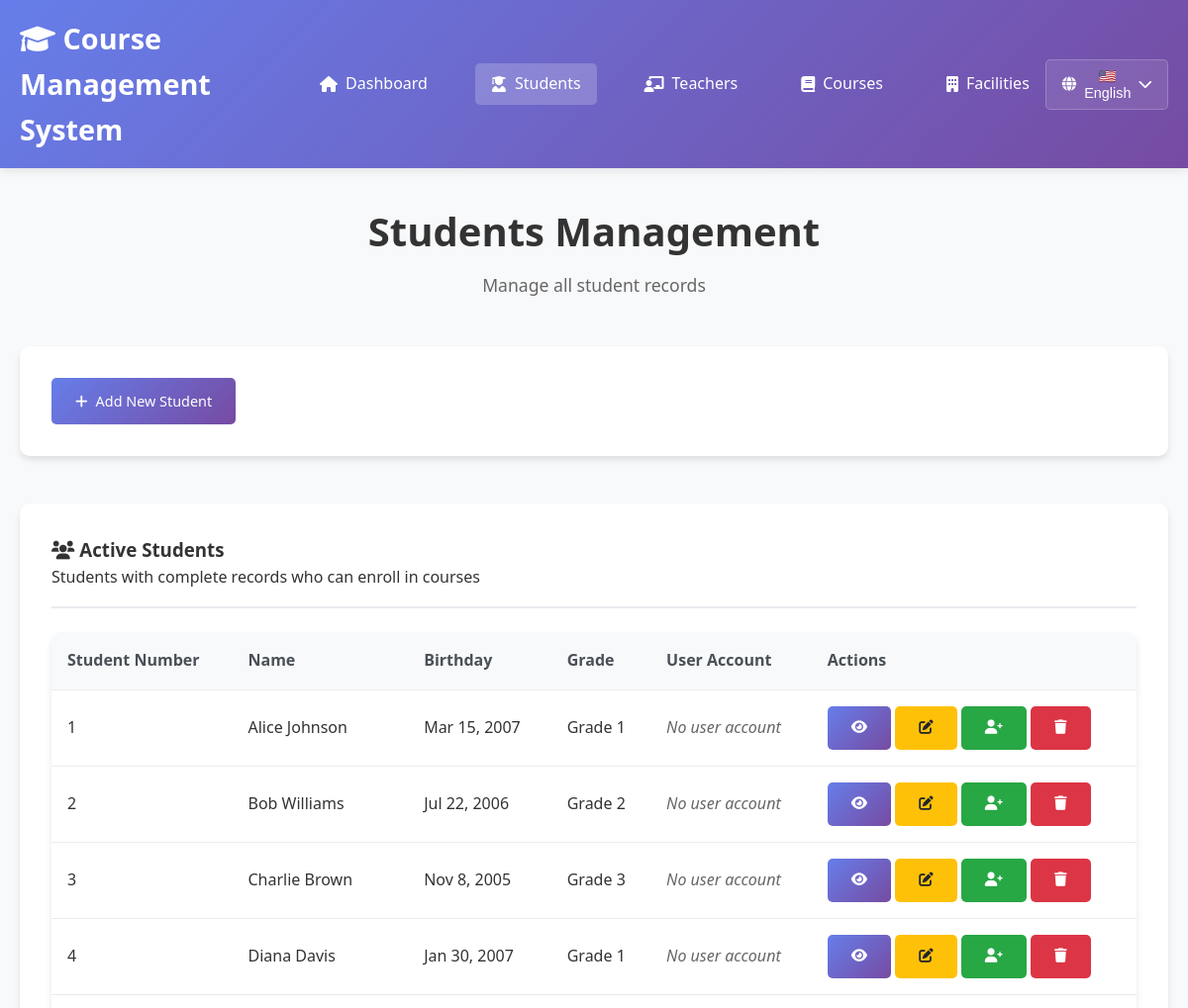
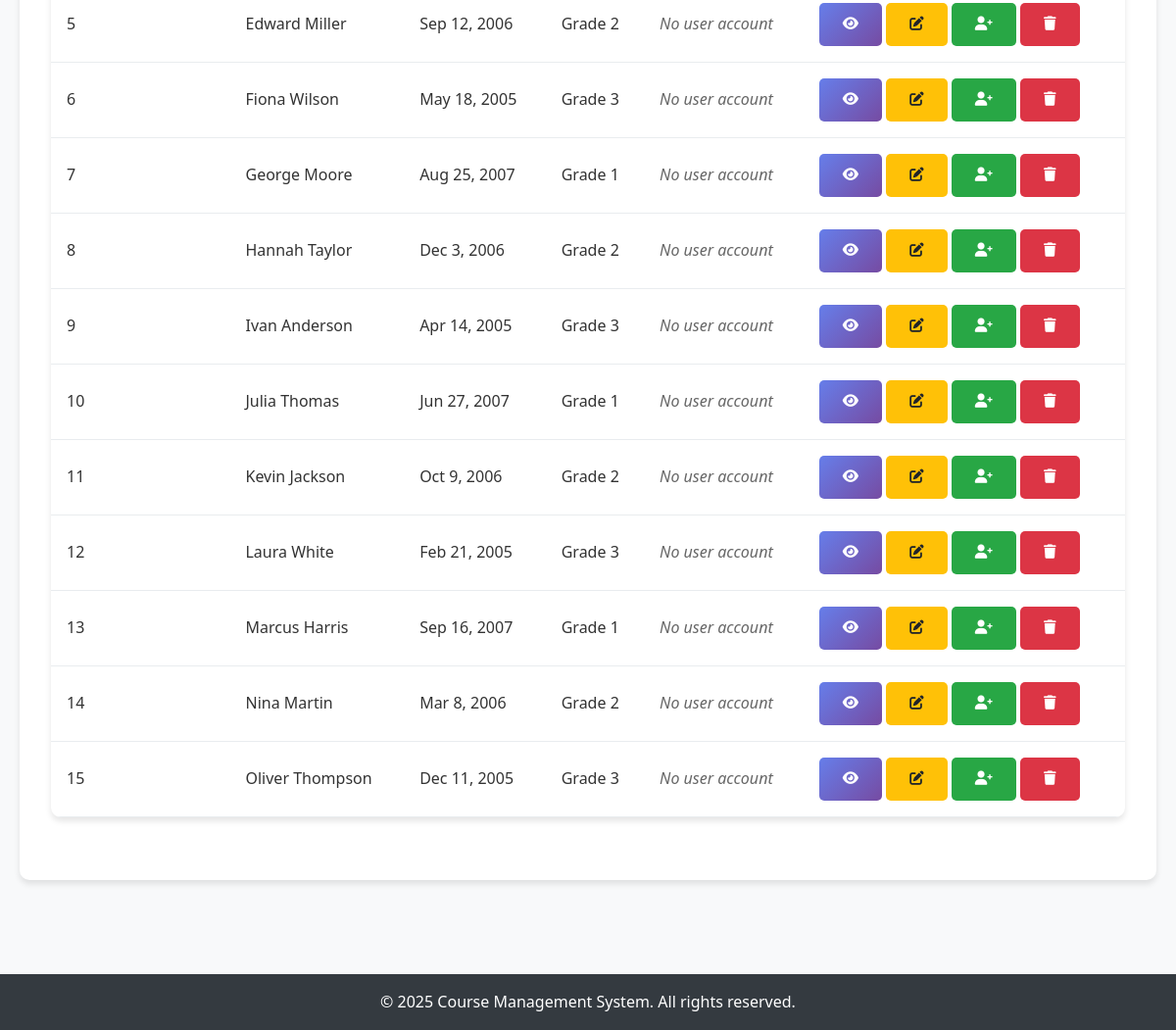
The page /students/index.php on the database as committed earlier (2 pictures, top to bottom).
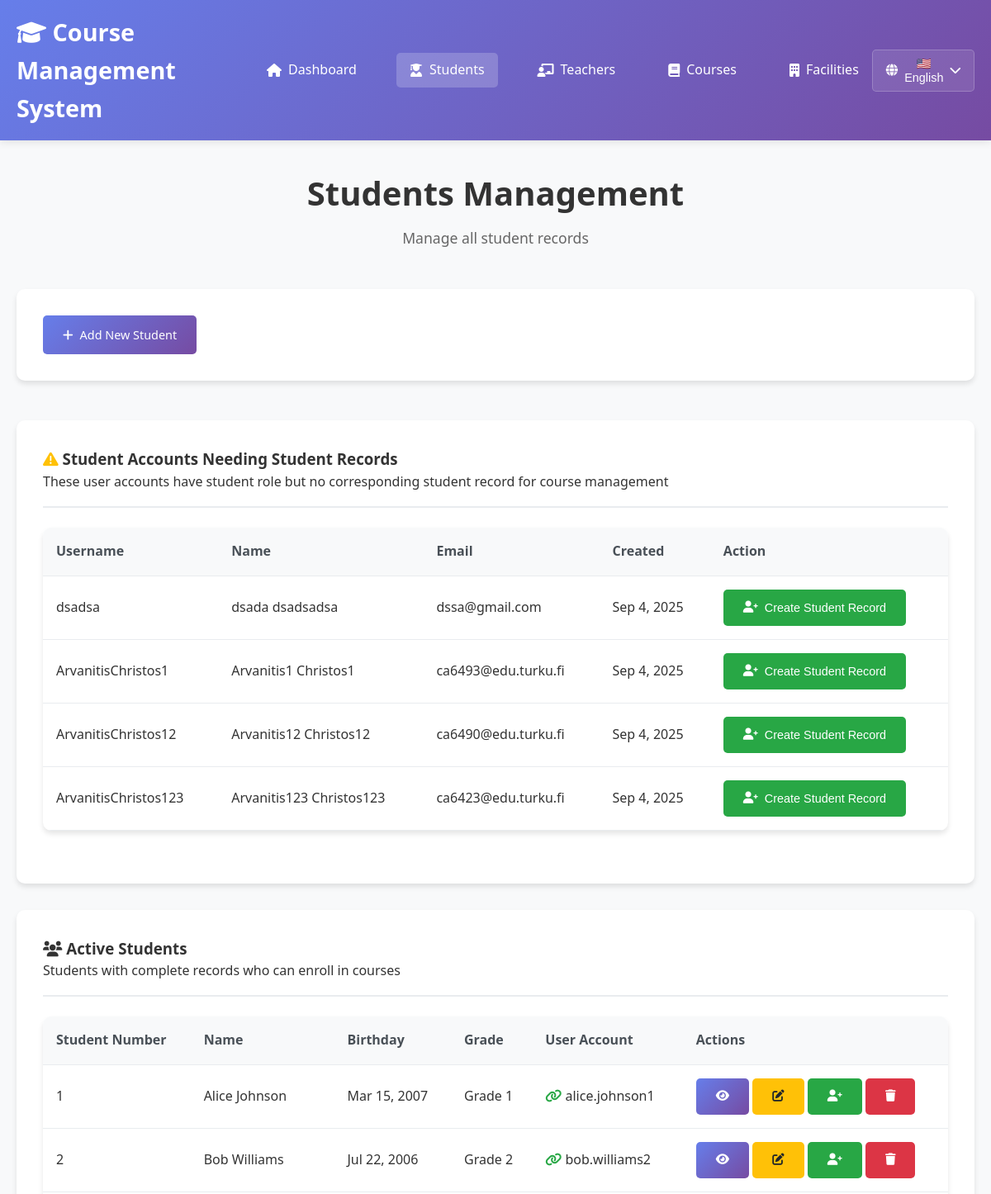
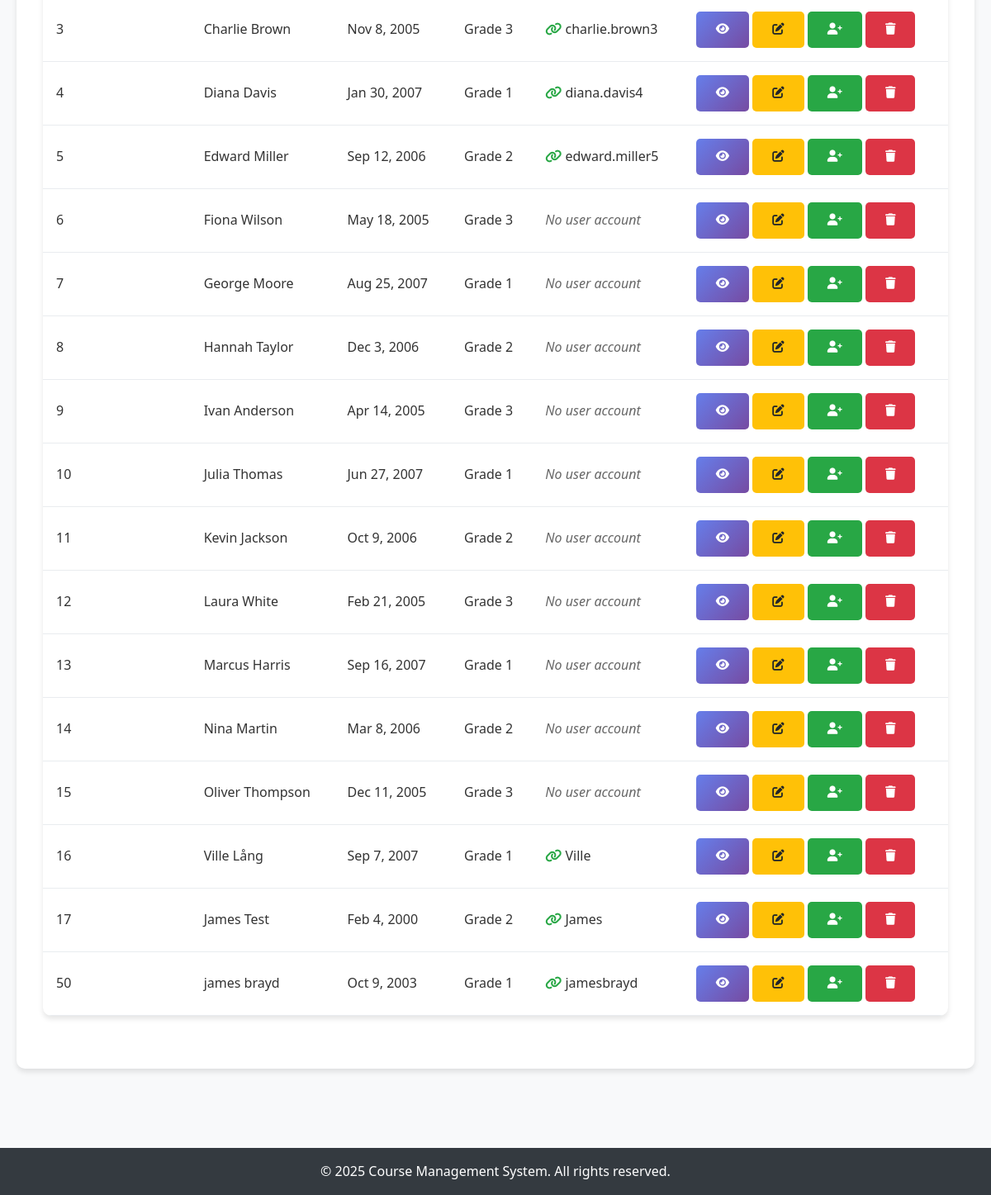
The same page on the database as committed later (2 pictures, top to bottom).
### tables this page shows
CREATE TABLE `students` (
  `student_number` int(11) NOT NULL,
  `first_name` varchar(50) NOT NULL,
  `surname` varchar(50) NOT NULL,
  `birthday` date NOT NULL,
  `grade` int(11) NOT NULL
);

CREATE TABLE `users` (
  `id` int(11) NOT NULL,
  `username` varchar(50) NOT NULL,
  `email` varchar(100) NOT NULL,
  `password_hash` varchar(255) NOT NULL,
  `role` enum('admin','teacher','student','staff') DEFAULT 'student',
  `student_id` int(11) DEFAULT NULL,
  `teacher_id` int(11) DEFAULT NULL,
  `first_name` varchar(50) NOT NULL,
  `last_name` varchar(50) NOT NULL,
  `created_at` timestamp NOT NULL DEFAULT current_timestamp(),
  `last_login` timestamp NULL DEFAULT NULL,
  `is_active` tinyint(1) DEFAULT 1
);

### config/database.php (called while the page is built, shortened)
<?php
function executeQuery($pdo, $sql, $params = []) {
    try {
        $stmt = $pdo->prepare($sql);
        $stmt->execute($params);
        return $stmt;
    } catch(PDOException $e) {
        throw new Exception("Query failed: " . $e->getMessage());
    }
}
function getAllRecords($pdo, $table) {
    $stmt = executeQuery($pdo, "SELECT * FROM $table");
    return $stmt->fetchAll();
}
?>

### students/index.php (the view, shortened to what this page needs)
<?php
require_once '../config/database.php';
try {
    $students = getAllRecords($pdo, 'students');
} catch(Exception $e) {
    $error = "Error loading students: " . $e->getMessage();
}
try {
    $sql = "SELECT u.* FROM users u
            LEFT JOIN students s ON u.student_id = s.student_number
            WHERE u.role = 'student' AND u.student_id IS NULL";
    $stmt = executeQuery($pdo, $sql);
    $unlinkedStudentUsers = $stmt->fetchAll();
} catch(Exception $e) {
    $unlinkedStudentUsers = [];
}
?>
<!DOCTYPE html>
<html lang="en">
<head>
    <link rel="stylesheet" href="../css/style.css">
    <link href="https://cdnjs.cloudflare.com/ajax/libs/font-awesome/6.0.0/css/all.min.css" rel="stylesheet">
</head>
<body>
    <header>
        <nav class="navbar">
            <div class="nav-container">
                <h1><i class="fas fa-graduation-cap"></i> Course Management System</h1>
                <ul class="nav-menu">
                    <li><a href="../index.php"><i class="fas fa-home"></i> Dashboard</a></li>
                    <li><a href="index.php" class="active"><i class="fas fa-user-graduate"></i> Students</a></li>
                    <li><a href="../teachers/index.php"><i class="fas fa-chalkboard-teacher"></i> Teachers</a></li>
                    <li><a href="../courses/index.php"><i class="fas fa-book"></i> Courses</a></li>
                    <li><a href="../facilities/index.php"><i class="fas fa-building"></i> Facilities</a></li>
                </ul>
            </div>
        </nav>
    </header>
    <main class="main-content">
        <div class="container">
            <div class="dashboard-header">
                <h2>Students Management</h2>
                <p>Manage all student records</p>
            </div>
            <div class="quick-actions">
                <a href="add.php" class="btn btn-primary">
                    <i class="fas fa-plus"></i> Add New Student
                </a>
            </div>
            <?php if (count($unlinkedStudentUsers) > 0): ?>
                <div class="detail-card" style="margin-bottom: 2rem;">
                    <div class="detail-header">
                        <h3><i class="fas fa-exclamation-triangle" style="color: #ffc107;"></i> Student Accounts Needing Student Records</h3>
                        <p>These user accounts have student role but no corresponding student record for course management</p>
                    </div>
                    <div class="table">
                        <table>
                            <thead>
                                <tr>
                                    <th>Username</th>
                                    <th>Name</th>
                                    <th>Email</th>
                                    <th>Created</th>
                                    <th>Action</th>
                                </tr>
                            </thead>
                            <tbody>
                                <?php foreach ($unlinkedStudentUsers as $user): ?>
                                    <tr>
                                        <td><?= htmlspecialchars($user['username']) ?></td>
                                        <td><?= htmlspecialchars($user['first_name'] . ' ' . $user['last_name']) ?></td>
                                        <td><?= htmlspecialchars($user['email']) ?></td>
                                        <td><?= date('M j, Y', strtotime($user['created_at'])) ?></td>
                                        <td>
                                            <button class="btn btn-success" onclick="showCreateStudentModal(<?= $user['id'] ?>, '<?= htmlspecialchars($user['first_name']) ?>', '<?= htmlspecialchars($user['last_name']) ?>')">
                                                <i class="fas fa-user-plus"></i> Create Student Record
                                            </button>
                                        </td>
                                    </tr>
                                <?php endforeach; ?>
                            </tbody>
                        </table>
                    </div>
                </div>
            <?php endif; ?>
            <div class="detail-card">
                <div class="detail-header">
                    <h3><i class="fas fa-users"></i> Active Students</h3>
                    <p>Students with complete records who can enroll in courses</p>
                </div>
                <div class="table">
                    <table>
                        <thead>
                            <tr>
                                <th>Student Number</th>
                                <th>Name</th>
                                <th>Birthday</th>
                                <th>Grade</th>
                                <th>User Account</th>
                                <th>Actions</th>
                            </tr>
                        </thead>
                        <tbody>
                            <?php if (isset($students) && count($students) > 0): ?>
                                <?php foreach ($students as $student): ?>
                                    <?php
                                    try {
                                        $sql = "SELECT username, email FROM users WHERE student_id = ?";
                                        $stmt = executeQuery($pdo, $sql, [$student['student_number']]);
                                        $linkedUser = $stmt->fetch();
                                    } catch(Exception $e) {
                                        $linkedUser = null;
                                    }
                                    ?>
                                    <tr>
                                        <td><?= htmlspecialchars($student['student_number']) ?></td>
                                        <td><?= htmlspecialchars($student['first_name'] . ' ' . $student['surname']) ?></td>
                                        <td><?= htmlspecialchars(date('M j, Y', strtotime($student['birthday']))) ?></td>
                                        <td>Grade <?= htmlspecialchars($student['grade']) ?></td>
                                        <td>
                                            <?php if ($linkedUser): ?>
                                                <i class="fas fa-link" style="color: #28a745;" title="Linked to user account"></i>
                                                <?= htmlspecialchars($linkedUser['username']) ?>
                                            <?php else: ?>
                                                <span style="color: #666; font-style: italic;">No user account</span>
                                            <?php endif; ?>
                                        </td>
                                        <td>
                                            <a href="view.php?id=<?= $student['student_number'] ?>" class="btn btn-primary" title="View Details">
                                                <i class="fas fa-eye"></i>
                                            </a>
                                            <a href="edit.php?id=<?= $student['student_number'] ?>" class="btn btn-warning" title="Edit">
                                                <i class="fas fa-edit"></i>
                                            </a>
                                            <a href="enroll.php?id=<?= $student['student_number'] ?>" class="btn btn-success" title="Enroll in Course">
                                                <i class="fas fa-user-plus"></i>
                                            </a>
                                            <a href="?delete=<?= $student['student_number'] ?>"
                                               class="btn btn-danger"
                                               title="Delete"
                                               onclick="return confirm('Are you sure you want to delete this student?')">
                                                <i class="fas fa-trash"></i>
                                            </a>
                                        </td>
                                    </tr>
                                <?php endforeach; ?>
                            <?php endif; ?>
                        </tbody>
                    </table>
                </div>
            </div>
        </div>
    </main>
    <footer>
        <div class="container">
            <p>&copy; 2025 Course Management System. All rights reserved.</p>
        </div>
    </footer>
</body>
</html>

### css/style.css (style rules this page uses)
* { margin: 0; padding: 0; box-sizing: border-box; }
body { font-family: 'Segoe UI', Tahoma, Geneva, Verdana, sans-serif; line-height: 1.6; color: #333; background-color: #f8f9fa; }
.container { max-width: 1200px; margin: 0 auto; padding: 0 20px; }
header { background: linear-gradient(135deg, #667eea 0%, #764ba2 100%); color: white; box-shadow: 0 2px 10px rgba(0,0,0,0.1); }
.navbar { padding: 1rem 0; }
.nav-container { display: flex; justify-content: space-between; align-items: center; max-width: 1200px; margin: 0 auto; padding: 0 20px; }
.navbar h1 { font-size: 1.8rem; font-weight: 600; }
.nav-menu { display: flex; list-style: none; gap: 2rem; }
.nav-menu a { color: white; text-decoration: none; padding: 0.5rem 1rem; border-radius: 5px; transition: background-color 0.3s; display: flex; align-items: center; gap: 0.5rem; }
.nav-menu a:hover, .nav-menu a.active { background-color: rgba(255,255,255,0.2); }
.main-content { min-height: calc(100vh - 120px); padding: 2rem 0; }
.dashboard-header { text-align: center; margin-bottom: 3rem; }
.dashboard-header h2 { font-size: 2.5rem; color: #333; margin-bottom: 0.5rem; }
.dashboard-header p { font-size: 1.1rem; color: #666; }
.quick-actions { background: white; padding: 2rem; border-radius: 10px; box-shadow: 0 4px 6px rgba(0,0,0,0.1); margin-bottom: 3rem; }
.btn { display: inline-flex; align-items: center; gap: 0.5rem; padding: 0.75rem 1.5rem; border: none; border-radius: 5px; text-decoration: none; font-weight: 500; cursor: pointer; transition: all 0.3s; font-size: 0.9rem; min-height: 44px; justify-content: center; }
.btn-primary { background: linear-gradient(135deg, #667eea 0%, #764ba2 100%); color: white; }
.btn-success { background: #28a745; color: white; }
.btn-danger { background: #dc3545; color: white; }
.btn-warning { background: #ffc107; color: #212529; }
.table { width: 100%; background: white; border-radius: 10px; overflow: hidden; box-shadow: 0 4px 6px rgba(0,0,0,0.1); margin-bottom: 2rem; overflow-x: auto; -webkit-overflow-scrolling: touch; }
.table table { width: 100%; border-collapse: collapse; min-width: 600px; }
.table th, .table td { padding: 1rem; text-align: left; border-bottom: 1px solid #e9ecef; }
.table th { background: #f8f9fa; font-weight: 600; color: #495057; }
.detail-card { background: white; padding: 2rem; border-radius: 10px; box-shadow: 0 4px 6px rgba(0,0,0,0.1); margin-bottom: 2rem; }
.detail-header { border-bottom: 2px solid #e9ecef; padding-bottom: 1rem; margin-bottom: 1.5rem; }
footer { background: #343a40; color: white; text-align: center; padding: 1rem 0; margin-top: 2rem; }
html { scroll-behavior: smooth; }

Rows that differ between the two databases and show on the page:
added users: username "dsadsa", first_name+last_name "dsada dsadsadsa", email "dssa@gmail.com", created_at "Sep 4, 2025"
added users: username "ArvanitisChristos1", first_name+last_name "Arvanitis1 Christos1", email "ca6493@edu.turku.fi", created_at "Sep 4, 2025"
added users: username "ArvanitisChristos12", first_name+last_name "Arvanitis12 Christos12", email "ca6490@edu.turku.fi", created_at "Sep 4, 2025"
added users: username "ArvanitisChristos123", first_name+last_name "Arvanitis123 Christos123", email "ca6423@edu.turku.fi", created_at "Sep 4, 2025"
shown differently, row unchanged: students "Alice Johnson": users.username (not shown) → "alice.johnson1"; no longer shows "No user account"
shown differently, row unchanged: students "Bob Williams": users.username (not shown) → "bob.williams2"; no longer shows "No user account"
shown differently, row unchanged: students "Charlie Brown": users.username (not shown) → "charlie.brown3"; no longer shows "No user account"
shown differently, row unchanged: students "Diana Davis": users.username (not shown) → "diana.davis4"; no longer shows "No user account"
shown differently, row unchanged: students "Edward Miller": users.username (not shown) → "edward.miller5"; no longer shows "No user account"
added students: student_number "16", first_name+surname "Ville Lång", birthday "Sep 7, 2007", grade "1", users.username "Ville"
added students: student_number "17", first_name+surname "James Test", birthday "Feb 4, 2000", grade "2", users.username "James"
added students: student_number "50", first_name+surname "james brayd", birthday "Oct 9, 2003", grade "1", users.username "jamesbrayd"
Other text that changed with them:
text now shown: "Student Accounts Needing Student Records These user accounts have student role but no corresponding student record for course management Username Name Email Created Action"
